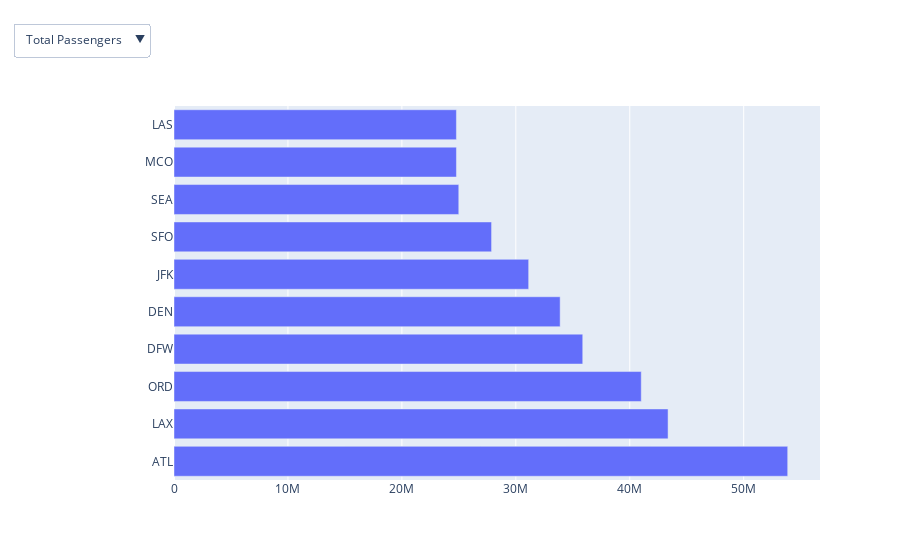

Notebook code cell kept with this figure:
### Markdown cell above
#### Plot the busiest airports as bar charts

### Code cell
fig = go.Figure()
fig.add_trace(go.Bar(
            x=top_10_airports_by_flights['flights'],
            y=top_10_airports_by_flights['origin'],
            orientation='h'))
buttons=list([dict(args=[{'x':[top_10_airports_by_flights['flights']],
                         'y':[top_10_airports_by_flights['origin']]}, [0]],                   
                   label="Total Flights",
                   method="restyle"
                ),
                dict(args=[{'x':[top_10_airports_by_passengers['total_passengers']],
                           'y': [top_10_airports_by_passengers['origin']]}, [0]],                 
                   label="Total Passengers",
                   method="restyle"
                )
            ])
fig.update_layout(
    updatemenus=[
        go.layout.Updatemenu(
            buttons=buttons,
            direction="down",
            pad={"r": 10, "t": 10},
            showactive=True,
            x=-0.25,
            xanchor="left",
            y=1.25,
            yanchor="top"
        )
    ]
)

fig.show()

### Figure 1 — Plotly figure (JSON) as saved in the notebook; plotly's stock layout.template omitted (floating-point values rounded to 4 significant figures)
{"data": [{"orientation": "h", "type": "bar", "x": [53862700, 43362936, 41009603, 35873581, 33891355, 31127957, 27872098, 24994731, 24788798, 24786545], "y": ["ATL", "LAX", "ORD", "DFW", "DEN", "JFK", "SFO", "SEA", "MCO", "LAS"]}], "layout": {"autosize": true, "updatemenus": [{"active": 1, "buttons": [{"args": [{"x": [[49579, 49052, 38135, 35327, 31991, 30828, 23756, 22271, 21912, 21893]], "y": [["ORD", "ATL", "DFW", "DEN", "CLT", "LAX", "SEA", "IAH", "DTW", "PHX"]]}, [0]], "label": "Total Flights", "method": "restyle"}, {"args": [{"x": [[53862700, 43362936, 41009603, 35873581, 33891355, 31127957, 27872098, 24994731, 24788798, 24786545]], "y": [["ATL", "LAX", "ORD", "DFW", "DEN", "JFK", "SFO", "SEA", "MCO", "LAS"]]}, [0]], "label": "Total Passengers", "method": "restyle"}], "direction": "down", "pad": {"r": 10, "t": 10}, "showactive": true, "x": -0.25, "xanchor": "left", "y": 1.25, "yanchor": "top"}], "xaxis": {"autorange": true, "range": [0, 56700000.0], "type": "linear"}, "yaxis": {"autorange": true, "range": [-0.5, 9.5], "type": "category"}}}
